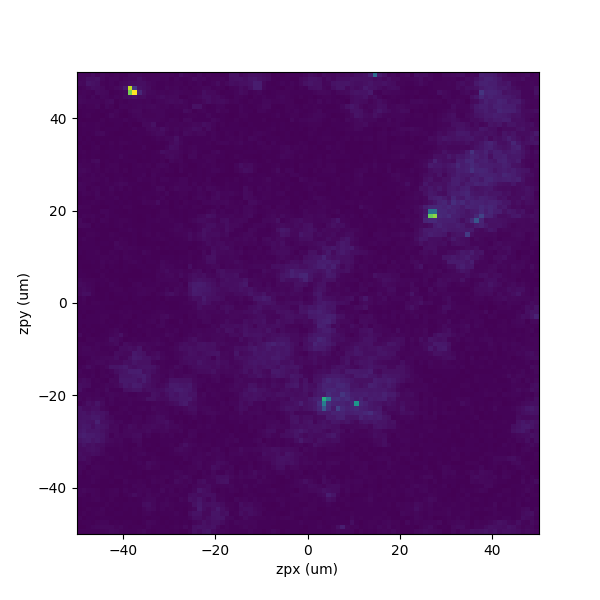
#> input picture s26_scan_files/figure160.png, 600 x 600 px, found by its file name
$ python gpt4o_mini_task3_trial3.py
#> lines starting #> are read from the running program, lines starting #| are printed output that depends on the picture
# filename: find_best_particle.py
import cv2
import numpy as np
import epics

# Load images
diffraction_image_path = r"C:\Users\kvriz\Desktop\SDL-Agents\figure160.png"
fluorescence_image_path = r"C:\Users\kvriz\Desktop\SDL-Agents\scan160_xrf.png"

# Read images
diffraction_image = cv2.imread(diffraction_image_path, cv2.IMREAD_GRAYSCALE)
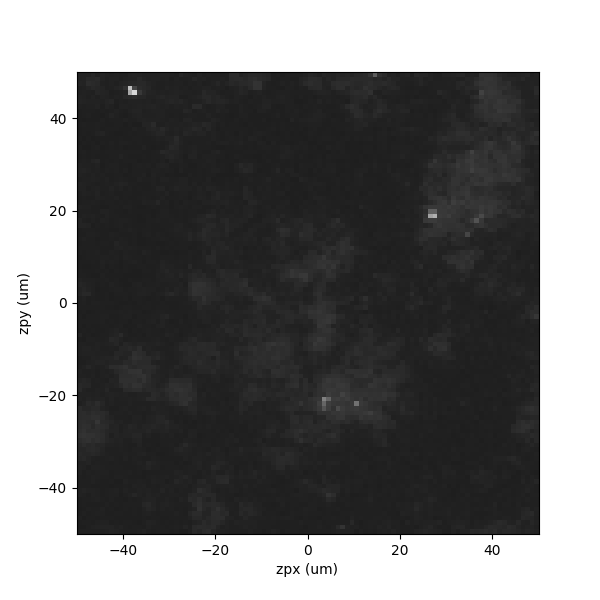
#> diffraction_image: shape (600, 600); min 0, max 255, mean 123.4
fluorescence_image = cv2.imread(fluorescence_image_path, cv2.IMREAD_GRAYSCALE)
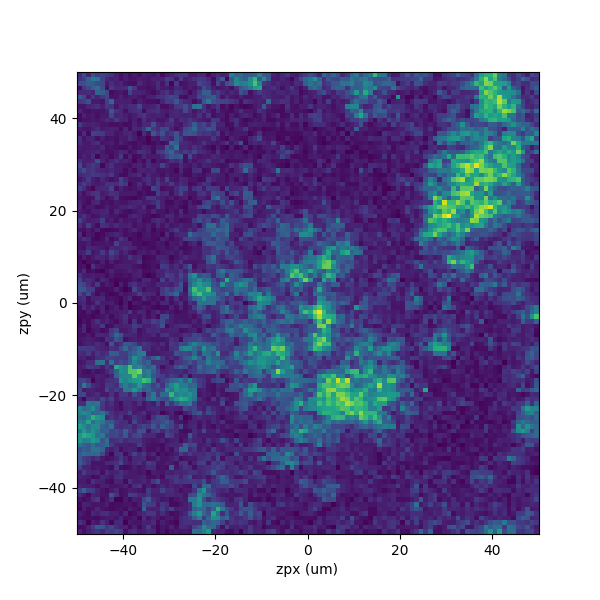
#> input picture s26_scan_files/scan160_xrf.png, 600 x 600 px, found by its file name
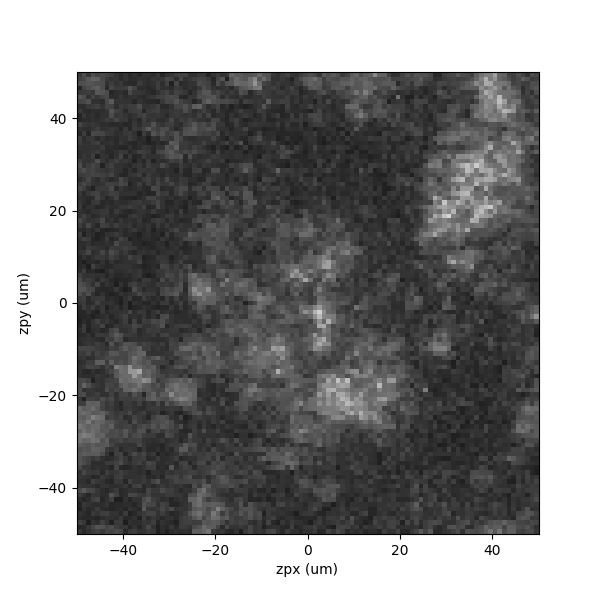
#> fluorescence_image: shape (600, 600); min 0, max 255, mean 141.6

# Find the brightest spot in the diffraction image
min_val, max_val, min_loc, max_loc = cv2.minMaxLoc(diffraction_image)
#> min_val = 0; max_val = 255; min_loc = (77, 72); max_loc = (0, 0)

# Check if the brightest spot is isolated in the fluorescence image
x, y = max_loc
#> x = 0; y = 0
is_isolated = True

# Define a small region around the brightest spot to check for isolation
check_radius = 5
for i in range(-check_radius, check_radius + 1):
    for j in range(-check_radius, check_radius + 1):
        if (0 <= x + i < fluorescence_image.shape[1]) and (0 <= y + j < fluorescence_image.shape[0]):
            if fluorescence_image[y + j, x + i] > 50:  # Threshold for isolation
                is_isolated = False
                break
    if not is_isolated:
        break

# Move the beam if the spot is isolated
if is_isolated:
    print(f"Best location found at: {max_loc}")
    # Move the beam to the identified coordinates
    zpx = epics.Motor('26idcnpi:X_HYBRID_SP.')
    zpy = epics.Motor('26idcnpi:Y_HYBRID_SP.')
    zpx.move(max_loc[0], wait=True)
    zpy.move(max_loc[1], wait=True)
else:
    print("The best-diffracting particle is not isolated.")
